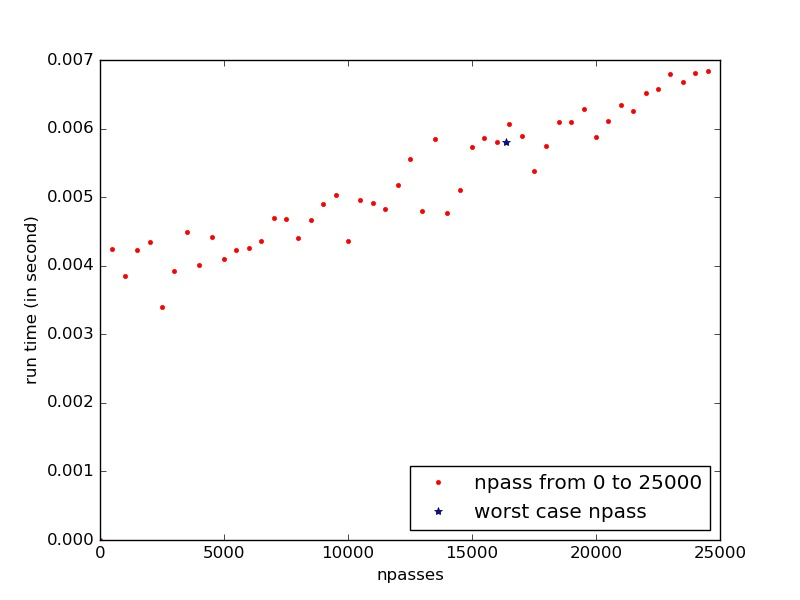

Reproduce this figure in Python.
import numpy as np
from random import randint
import time
import sys
#print sys.getsizeof(int())

x=[randint(0,10000) for p in range(0,100000)]

def f(arr, passes):
    result = 0
    for p in range(passes):
        for x in arr[p::passes]:
            result += x * p
    return result

elapsed = []
for i in range(0,25000,500):
    start = time.clock()
    f(x,i)
    end = time.clock()
    elapsed.append(end - start)

start = time.clock()
f(x,16384)
end = time.clock()
worst = (end - start)


#print elapsed

npasses = range(0,25000,500)


import matplotlib.pyplot as plt
plt.rcParams['legend.numpoints'] = 1
normal, = plt.plot(npasses,elapsed,'r.',label="npass from 0 to 25000")
worstl, = plt.plot(16384,worst,'b*',label="worst case npass")
plt.legend(handles=[normal,worstl], loc=4)
plt.xlabel('npasses')
plt.ylabel('run time (in second)')
plt.savefig('cache_timing.jpg')
plt.show()

